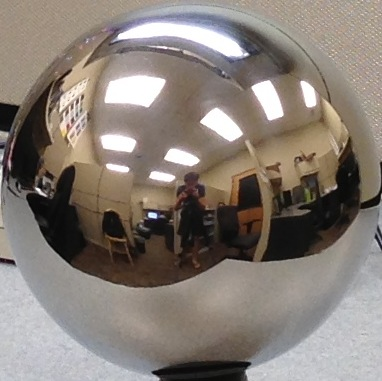
#> input picture samples/0024.jpg, 382 x 381 px
$ jupyter execute --allow-errors Project_4_Image_Based_Lighting_Starter.ipynb   (shell and % lines are left out)
#> lines starting #> are read from the running program, lines starting #| are printed output that depends on the picture; long printed decimals are rounded
### utils/io.py
# -*- coding: utf-8 -*-
""" Contains data reading / writing for imageries """

import cv2
import numpy as np


# [13 lines left out: function write_image, not called in this run]


def read_image(image_path: str) -> np.ndarray:
    '''
    Reads image from image path, and
    return floating point RGB image

    Args:
        image_path: path to image

    Returns:
        RGB image of shape H x W x 3 in floating point format
    '''
#> called with image_path = 'samples/0024.jpg'
    # read image and convert to RGB
    bgr_image = cv2.imread(image_path)
#> bgr_image is the input picture: shape (381, 382, 3); mean B, G, R 118.1, 125.7, 134.8
    rgb_image = bgr_image[:, :, [2, 1, 0]]
    return rgb_image.astype(np.float32) / 255
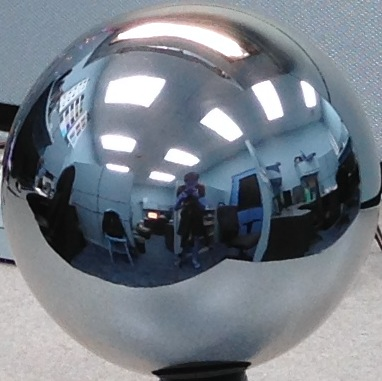
#> returned value: shape (381, 382, 3) float32; mean of channels 0, 1, 2 0.529, 0.493, 0.463; drawn as B, G, R


def read_hdr_image(image_path: str) -> np.ndarray:
    '''
    Reads image from image path, and
    return HDR floating point RGB image

    Args:
        image_path: path to hdr image

    Returns:
        RGB image of shape H x W x 3 in floating point format
    '''

    # read image and convert to RGB
    bgr_hdr_image = cv2.imread(image_path, cv2.IMREAD_ANYDEPTH)
    rgb_hdr_image = bgr_hdr_image[:, :, [2, 1, 0]]
    return rgb_hdr_image.astype(np.float32)

def write_hdr_image(hdr_image: np.ndarray, image_path: str):
    '''
    Write HDR image to given path.
    The path must end with '.hdr' extension
    Args:
        hdr_image: H x W x C float32 HDR image in BGR format.
        image_path: path to hdr image to save

    Returns:
        RGB image of shape H x W x 3 in floating point format
    '''
    assert(image_path.endswith('.hdr'))
    rgb_hdr_image = hdr_image[:, :, [2, 1, 0]]
    cv2.imwrite(image_path, rgb_hdr_image)

### utils/display.py
# -*- coding: utf-8 -*-
""" Contains displaying of image / hdr images """

# imports
import cv2
import numpy as np
import matplotlib.pyplot as plt


def rescale_images_linear(le):
    '''
    Helper function to rescale images in visible range
    '''
    le_min = le[le != -float('inf')].min()
    le_max = le[le != float('inf')].max()
    le[le==float('inf')] = le_max
    le[le==-float('inf')] = le_min

    le = (le - le_min) / (le_max - le_min)

    return le

def display_images_linear_rescale(images):
    '''
    Given N images, display in a row after rescaling

    Args:
      - images: NxHxWxC float32 ndarray image
    '''
    N, H, W, C = images.shape
    fix, axes = plt.subplots(1, N, figsize=(15,15))
    [a.axis('off') for a in axes.ravel()]
    rescaled_images = rescale_images_linear(images)
    for n in range(N):
        axes[n].imshow(rescaled_images[n])

### utils/hdr_helpers.py
# -*- coding: utf-8 -*-
""" Implements python port of gsolve.m """

# imports
import numpy as np
import math
from scipy.interpolate import griddata
import scipy.sparse
import scipy.sparse.linalg

# implementation
def gsolve(Z: np.ndarray, B: np.ndarray, l: int, w) -> (np.ndarray, np.ndarray):
    '''
    Given a set of pixel values observed for several pixels in several
    images with different exposure times, this function returns the
    imaging system’s response function g as well as the log film irradiance
    values for the observed pixels.

    Arguments:
        Z: N x P array for P pixels in N images
        B: is the log delta t, or log shutter speed, for image j
        l: lambda, the constant that determines smoothness
        w: is the weighting function value for pixel value
    Returns:
        g: solved g value per intensity, of shape 256 x 1
        le: log irradiance for sample pixels of shape P x 1
    '''

    N, P = Z.shape

    n = 256
    A = scipy.sparse.lil_matrix(((N * P) + n + 1, n + P), dtype='double') # init lil
    b = np.zeros((A.shape[0], 1), dtype='double')

    k = 0
    # for each pixel
    for i in range(N):
        # for each image
        for j in range(P):
            wij = w(Z[i, j])
            A[k, Z[i, j]] = wij
            A[k, n + j] = -wij
            b[k, 0] = wij * B[i]
            k += 1

    # Fix the curve by setting its middle value to 0
    A[k, 128] = 1
    k += 1

    # Include the smoothness equation
    for i in range(n - 2):
        A[k, i] = l
        A[k, i + 1] = -2 * l
        A[k, i + 2] = l
        k += 1

    x = scipy.sparse.linalg.lsqr(A.tocsr(), b);

    g = x[0][:n]
    lE = x[0][n:]

    return g, lE

# [44 lines left out: function get_equirectangular_image, not called in this run]


### Project_4_Image_Based_Lighting_Starter.ipynb
# CS445: Computational Photography
## Programming Project 4: Image-Based Lighting

## Recovering HDR Radiance Maps

Load libraries and data

[cell 1]
# jupyter extension that allows reloading functions from imports without clearing kernel :D

[cell 2]
# System imports
from os import path
import math

# Third-Party Imports
import cv2
import matplotlib.pyplot as plt
import numpy as np
from scipy.interpolate import griddata

# modify to where you store your project data including utils
datadir = "C:/Users/jackt/Desktop/CS445/cs445lighting/"

# utilfn = datadir + "utils"
# !cp -r "$utilfn" .
# samplesfn = datadir + "samples"
# !cp -r "$samplesfn" .

# can change this to your output directory of choice
# !mkdir "images"
# !mkdir "images/outputs"

# import starter code
import utils
from utils.io import read_image, write_image, read_hdr_image, write_hdr_image
from utils.display import display_images_linear_rescale, rescale_images_linear
from utils.hdr_helpers import gsolve
from utils.hdr_helpers import get_equirectangular_image
from utils.bilateral_filter import bilateral_filter

### Reading LDR images

You can use the provided samples or your own images.  You get more points for using your own images, but it might help to get things working first with the provided samples.

[cell 3]
# TODO: Replace this with your path and files

imdir = 'samples'
imfns = ['0024.jpg', '0060.jpg', '0120.jpg', '0205.jpg', '0553.jpg']
exposure_times = [1/24.0, 1/60.0, 1/120.0, 1/205.0, 1/553.0]

ldr_images = []
for f in np.arange(len(imfns)):
  im = read_image(imdir + '/' + imfns[f])
  if f==0:
    imsize = int((im.shape[0] + im.shape[1])/2) # set width/height of ball images
    ldr_images = np.zeros((len(imfns), imsize, imsize, 3))
  ldr_images[f] = cv2.resize(im, (imsize, imsize))

background_image_file = imdir + '/' + 'empty.jpg'
#> background_image_file = 'samples/empty.jpg'
background_image = read_image(background_image_file)
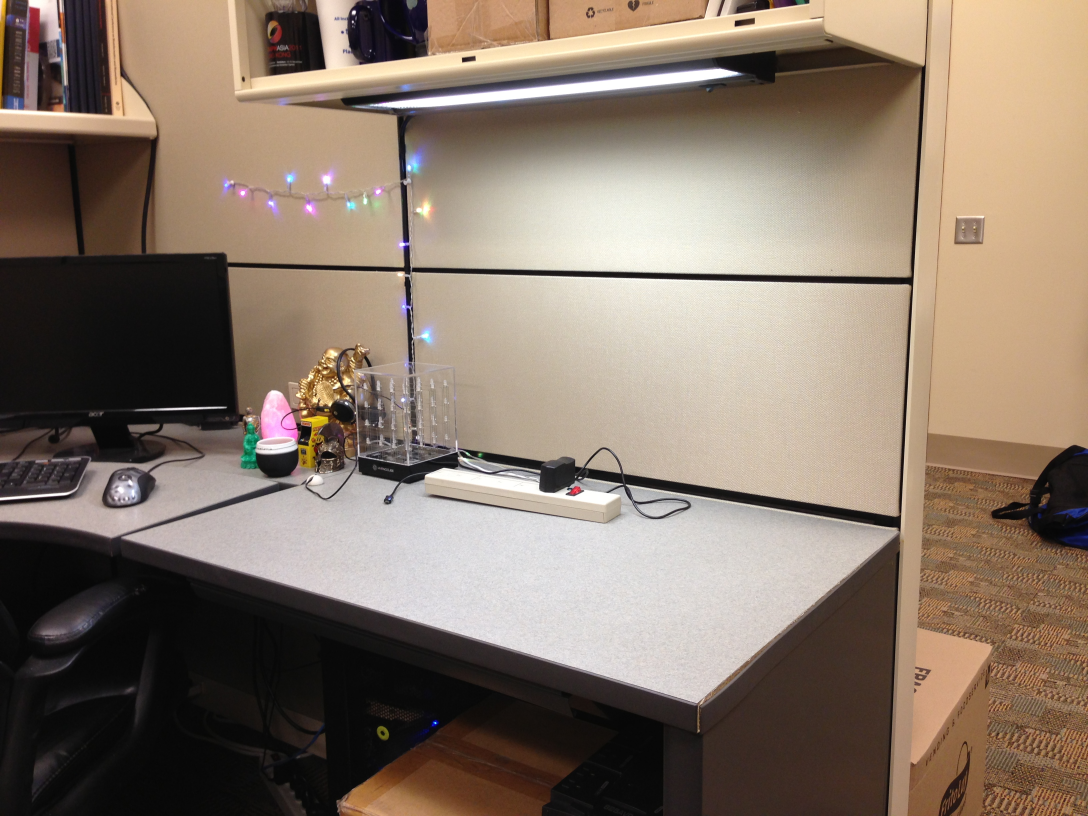
#> input picture samples/empty.jpg, 3264 x 2448 px (shown at 1/3 size)
#> in read_image, bgr_image is the input picture: shape (2448, 3264, 3); mean B, G, R 105.9, 119.8, 135.6

### Naive LDR merging

Compute the HDR image as average of irradiance estimates from LDR images

[cell 4]
def make_hdr_naive(ldr_images: np.ndarray, exposures: list) -> (np.ndarray, np.ndarray):
    '''
    Makes HDR image using multiple LDR images, and its corresponding exposure values.

    The steps to implement:
    1) Divide each image by its exposure time.
        - This will rescale images as if it has been exposed for 1 second.

    2) Return average of above images


    For further explanation, please refer to problem page for how to do it.

    Args:
        ldr_images(np.ndarray): N x H x W x 3  shaped numpy array representing
            N ldr images with width W, height H, and channel size of 3 (RGB)
        exposures(list): list of length N, representing exposures of each images.
            Each exposure should correspond to LDR images' exposure value.
    Return:
        (np.ndarray): H x W x 3 shaped numpy array representing HDR image merged using
            naive ldr merging implementation.
        (np.ndarray): N x H x W x 3  shaped numpy array represending log irradiances
            for each exposures

    '''
    N, H, W, C = ldr_images.shape
    # sanity check
    assert N == len(exposures)

    sum_image = np.zeros((H, W, C))
    irrad = np.zeros((N, H, W, C))

    for i in range(N):
        # process i-th image
        irrad[i] = ldr_images[i] / exposures[i]
        sum_image += irrad[i]

    hdr_image = sum_image / N
    log_irrad = np.log(irrad)

    return hdr_image, log_irrad

[cell 5]
def display_hdr_image(im_hdr):
    '''
    Maps the HDR intensities into a 0 to 1 range and then displays.
    Three suggestions to try:
      (1) Take log and then linearly map to 0 to 1 range (see display.py for example)
      (2) img_out = im_hdr / (1 + im_hdr)
      (3) HDR display code in a python package
    '''
    im_out = np.log(im_hdr)
    im_out = rescale_images_linear(im_out)
    #im_out = np.divide(im_hdr, 1+im_hdr)
    plt.imshow(im_out)
    plt.show()

[cell 6]
# get HDR image, log irradiance
naive_hdr_image, naive_log_irradiances = make_hdr_naive(ldr_images, exposure_times)

# write HDR image to directory
write_hdr_image(naive_hdr_image, 'images/outputs/naive_hdr.hdr')

# display HDR image
print('HDR Image')
display_hdr_image(naive_hdr_image)
#> in display_hdr_image, `im_out = np.log(im_hdr)`:
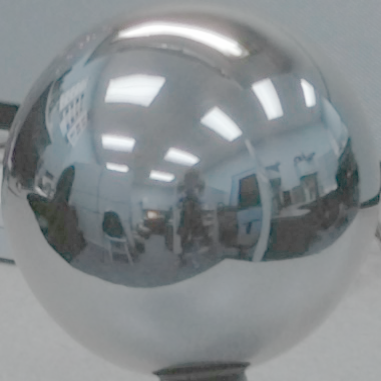
#> im_out: shape (381, 381, 3) float64; mean of channels 0, 1, 2 2.42, 2.36, 2.22; drawn with min black and max white
#> in rescale_images_linear, `le_min = le[le != -float('inf')].min()`: le_min = -1.2
#> in rescale_images_linear, `le_max = le[le != float('inf')].max()`: le_max = 5.26

# display original images (code provided in utils.display)
display_images_linear_rescale(ldr_images)

print('irradiances')

# display log irradiance image (code provided in utils.display)
display_images_linear_rescale(naive_log_irradiances)

### Weighted LDR merging

Compute HDR image as a weighted average of irradiance estimates from LDR images, where weight is based on pixel intensity so that very low/high intensities get less weight

[cell 7]
def make_hdr_weighted(ldr_images: np.ndarray, exposure_times: list) -> (np.ndarray, np.ndarray):
    '''
    Makes HDR image using multiple LDR images, and its corresponding exposure values.

    The steps to implement:
    1) compute weights for images with based on intensities for each exposures
        - This can be a binary mask to exclude low / high intensity values

    2) Divide each images by its exposure time.
        - This will rescale images as if it has been exposed for 1 second.

    3) Return weighted average of above images


    Args:
        ldr_images(np.ndarray): N x H x W x 3 shaped numpy array representing
            N ldr images with width W, height H, and channel size of 3 (RGB)
        exposure_times(list): list of length N, representing exposures of each images.
            Each exposure should correspond to LDR images' exposure value.
    Return:
        (np.ndarray): H x W x 3 shaped numpy array representing HDR image merged without
            under - over exposed regions

    '''
    N, H, W, C = ldr_images.shape
    # sanity check
    assert N == len(exposure_times)

    sum_image = np.zeros((H, W, C))
    weights   = np.zeros((H, W, C))
    irrad = np.zeros((N, H, W, C))

    wgt = lambda z : float(128-abs(z-128)) if z < 256 and z > 0 else 0.01

    for i in range(N):
        # process i-th image
        irrad[i] = ldr_images[i] / exposure_times[i]

        for h in range(H):
            for w in range(W):
                for c in range(C):
                    temp = wgt(ldr_images[i,h,w,c])
                    weights[h,w,c] += temp
                    sum_image[h,w,c] += irrad[i,h,w,c] * temp
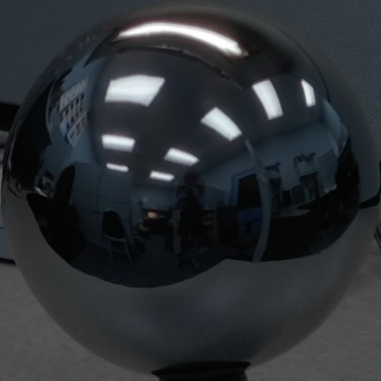
#> weights: shape (381, 381, 3) float64; mean of channels 0, 1, 2 1.05, 0.975, 0.902; drawn with min black and max white

    hdr_image = sum_image / weights
    log_irrad = np.log(irrad)

    return hdr_image, log_irrad

[cell 8]
# get HDR image, log irradiance
weighted_hdr_image, weighted_log_irradiances = make_hdr_weighted(ldr_images, exposure_times)

# write HDR image to directory
write_hdr_image(weighted_hdr_image, 'images/outputs/weighted_hdr.hdr')

# display HDR image
display_hdr_image(weighted_hdr_image)


display_images_linear_rescale(weighted_log_irradiances)

Display of difference between naive and weighted for your own inspection

Where does the weighting make a big difference increasing or decreasing the irradiance estimate?  Think about why.

[cell 9]
# display difference between naive and weighted

log_diff_im = np.log(weighted_hdr_image)-np.log(naive_hdr_image)
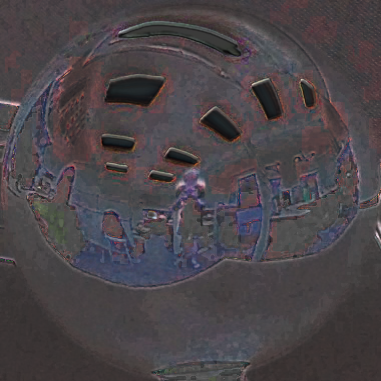
#> log_diff_im: shape (381, 381, 3) float64; mean of channels 0, 1, 2 0.0765, 0.0543, 0.0851; drawn with min black and max white
print('Min ratio = ', np.exp(log_diff_im).min(), '  Max ratio = ', np.exp(log_diff_im).max())
#| Min ratio =  0.7302   Max ratio =  2.839
plt.figure()
plt.imshow(rescale_images_linear(log_diff_im))

### LDR merging with camera response function estimation

Compute HDR after calibrating the photometric reponses to obtain more accurate irradiance estimates from each image

Some suggestions on using <tt>gsolve</tt>:
<ul>
	<li>When providing input to gsolve, don't use all available pixels, otherwise you will likely run out of memory / have very slow run times. To overcome, just randomly sample a set of pixels (1000 or so can suffice), but make sure all pixel locations are the same for each exposure.</li>
	<li>The weighting function w should be implemented using Eq. 4 from the paper (this is the same function that can be used for the previous LDR merging method).</li>
	<li>Try different lambda values for recovering <i>g</i>. Try lambda=1 initially, then solve for <i>g</i> and plot it. It should be smooth and continuously increasing. If lambda is too small, g will be bumpy.</li>
	<li>Refer to Eq. 6 in the paper for using g and combining all of your exposures into a final image. Note that this produces log irradiance values, so make sure to exponentiate the result and save irradiance in linear scale.</li>
</ul>

[cell 10]
def make_hdr_estimation(ldr_images: np.ndarray, exposure_times: list, lm)-> (np.ndarray, np.ndarray):
    '''
    Makes HDR image using multiple LDR images, and its corresponding exposure values.
    Please refer to problem notebook for how to do it.

    **IMPORTANT**
    The gsolve operations should be ran with:
        Z: int64 array of shape N x P, where N = number of images, P = number of pixels
        B: float32 array of shape N, log shutter times
        l: lambda; float to control amount of smoothing
        w: function that maps from float intensity to weight
    The steps to implement:
    1) Create random points to sample (from mirror ball region)
    2) For each exposures, compute g values using samples
    3) Recover HDR image using g values


    Args:
        ldr_images(np.ndarray): N x H x W x 3 shaped numpy array representing
            N ldr images with width W, height H, and channel size of 3 (RGB)
        exposures(list): list of length N, representing exposures of each images.
            Each exposure should correspond to LDR images' exposure value.
        lm (scalar): the smoothing parameter
    Return:
        (np.ndarray): H x W x 3 shaped numpy array representing HDR image merged using
            gsolve
        (np.ndarray): N x H x W x 3 shaped numpy array represending log irradiances
            for each exposures
        (np.ndarray): 3 x 256 shaped numpy array represending g values of each pixel intensities
            at each channels (used for plotting)
    '''
#> called with ldr_images = array of shape (5, 381, 381, 3), lm = 5

    N, H, W, C = ldr_images.shape
    # sanity check
    assert N == len(exposure_times)

    # 32*32 grid of pixels selected, P=1024
    grid_size = 10
    Z = np.zeros((N, grid_size * grid_size, C), dtype=np.int64)
    B = np.log(exposure_times, dtype=np.float32)
    w = lambda z : float(128-abs(z-128))

    ldr_big = ldr_images * 255

    flat = lambda a, b : a * grid_size + b
    delta = min(H, W) // grid_size

    # prepare Z before gsolve
    for c in range(C):
        for i in range(grid_size):
            for j in range(grid_size):
                Z[:,flat(i, j),c] = ldr_big[:, i*delta, j*delta, c]

    # solve for g
    g = np.zeros((C, 256))

    g[0], lE = gsolve(Z[:,:,0], B, lm, w)
    g[1], lE = gsolve(Z[:,:,1], B, lm, w)
    g[2], lE = gsolve(Z[:,:,2], B, lm, w)

    # recover HDR using g values
    im_out = np.zeros((H, W, C))
    log_irrad = np.zeros((N, H, W, C))

    for c in range(C):
        for i in range(H):
            for j in range(W):
                num = 0.0
                den = 0.0
                for k in range(N):
                    z = int(ldr_big[k,i,j,c])
                    log_irrad[k,i,j,c] = (g[c,z] - B[k])
                    num += w(z)*(g[c,z] - B[k])
                    den += w(z)
                im_out[i,j,c] = num/den
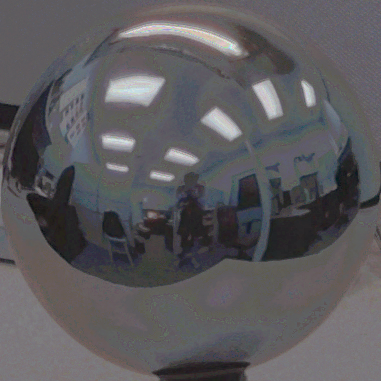
#> im_out: shape (381, 381, 3) float64; mean of channels 0, 1, 2 2.48, 2.39, 2.44; drawn with min black and max white
    return np.exp(im_out), log_irrad, g

[cell 11]
lm = 5
# get HDR image, log irradiance
calib_hdr_image, calib_log_irradiances, g = make_hdr_estimation(ldr_images, exposure_times, lm)

# write HDR image to directory
write_hdr_image(calib_hdr_image, 'images/outputs/calib_hdr.hdr')
#> call 3 of write_hdr_image, with image_path = 'images/outputs/calib_hdr.hdr'
#> in write_hdr_image (call 3), `cv2.imwrite(image_path, rgb_hdr_image)`:
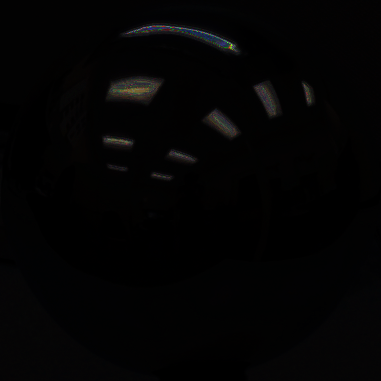
#> saved as calib_hdr.hdr: shape (381, 381, 3) float64; mean B, G, R 18.5, 17.9, 19.2; drawn with min black and max white

# display HDR image
display_hdr_image(calib_hdr_image)

The following code displays your results. You can copy the resulting images and plots directly into your report where appropriate.

[cell 12]
# display difference between calibrated and weighted
log_diff_im = np.log(calib_hdr_image/calib_hdr_image.mean())-np.log(weighted_hdr_image/weighted_hdr_image.mean())
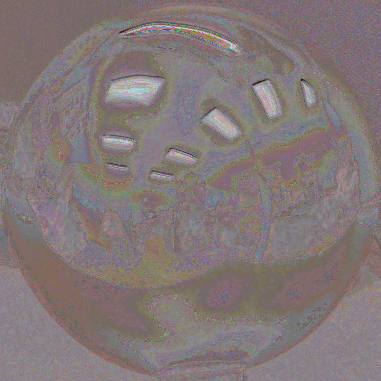
#> log_diff_im: shape (381, 381, 3) float64; mean of channels 0, 1, 2 -0.201, -0.204, -0.0435; drawn with min black and max white
print('Min ratio = ', np.exp(log_diff_im).min(), '  Max ratio = ', np.exp(log_diff_im).max())
#| Min ratio =  0.1468   Max ratio =  5.628
plt.figure()
plt.imshow(rescale_images_linear(log_diff_im))

# display original images (code provided in utils.display)
display_images_linear_rescale(ldr_images)

# display log irradiance image (code provided in utils.display)
display_images_linear_rescale(calib_log_irradiances)

# plot g vs intensity, and then plot intensity vs g
N, NG = g.shape
labels = ['R', 'G', 'B']
plt.figure()
for n in range(N):
    plt.plot(g[n], range(NG), label=labels[n])
plt.gca().legend(('R', 'G', 'B'))

plt.figure()
for n in range(N):
    plt.plot(range(NG), g[n], label=labels[n])
plt.gca().legend(('R', 'G', 'B'))
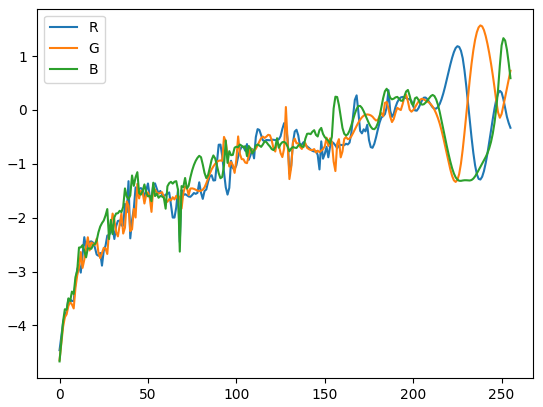
#> figure drawn by matplotlib, 1 panel; curve peaks at x = 225, y = 1.18; curve peaks at x = 238, y = 1.57; curve peaks at x = 251, y = 1.33

[cell 13]
def weighted_log_error(ldr_images, hdr_image, log_irradiances):
  # computes weighted RMS error of log irradiances for each image compared to final log irradiance
  N, H, W, C = ldr_images.shape
  w = 1-abs(ldr_images - 0.5)*2
  err = 0
  for n in np.arange(N):
    err += np.sqrt(np.multiply(w[n], (log_irradiances[n]-np.log(hdr_image))**2).sum()/w[n].sum())/N
#> this loop made 5 passes
#> err on passes 1 to 5: 0.0313, 0.0599, 0.117, 0.193, 0.324
#> after the loop, err = 0.324
  return err


# compare solutions
err = weighted_log_error(ldr_images, naive_hdr_image, naive_log_irradiances)
#> err = 0.324
print('naive:  \tlog range = ', round(np.log(naive_hdr_image).max() - np.log(naive_hdr_image).min(),3), '\tavg RMS error = ', round(err,3))
#| naive:  	log range =  6.462 	avg RMS error =  0.324
err = weighted_log_error(ldr_images, weighted_hdr_image, naive_log_irradiances)
#> the loop in weighted_log_error (call 2), `for n in np.arange(N):` made 5 passes
#> err on passes 1 to 5: 0.0226, 0.0491, 0.114, 0.183, 0.332
#> err = 0.332
print('weighted:\tlog range = ', round(np.log(weighted_hdr_image).max() - np.log(weighted_hdr_image).min(),3), '\tavg RMS error = ', round(err,3))
#| weighted:	log range =  5.966 	avg RMS error =  0.332
err = weighted_log_error(ldr_images, calib_hdr_image, calib_log_irradiances)
#> err = 0.301
print('calibrated:\tlog range = ', round(np.log(calib_hdr_image).max() - np.log(calib_hdr_image).min(),3), '\tavg RMS error = ', round(err,3))
#| calibrated:	log range =  7.319 	avg RMS error =  0.301

# display log hdr images (code provided in utils.display)
display_images_linear_rescale(np.log(np.stack((naive_hdr_image/naive_hdr_image.mean(), weighted_hdr_image/weighted_hdr_image.mean(), calib_hdr_image/calib_hdr_image.mean()), axis=0)))

## Panoramic transformations

Compute the equirectangular image from the mirrorball image

[cell 14]
# [33 lines left out: function panoramic_transform, not called in this run]

#> (a cell that did not finish here is left out)

#> in read_hdr_image, `bgr_hdr_image = cv2.imread(image_path, cv2.IMREAD_ANYDEPTH)`:
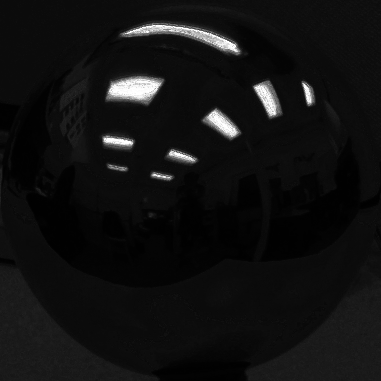
#> bgr_hdr_image: shape (381, 381) float32; min 0.00391, max 1, mean 0.0687
